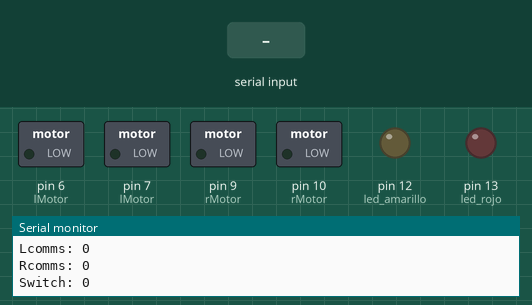
This sketch was run on a simulated Arduino Uno, built with avr-gcc and run on an emulated ATmega328P. On the bench: switched loads named in the sketch (green lamp = pin HIGH), output pins drawn as LEDs (lit = HIGH), the last lines printed to the serial monitor. Inputs (shaded band) come from the test bench.

Above: at 1.2 s.
1.3 s: byte 128 (0x80) received over Serial
At 2.3 s:
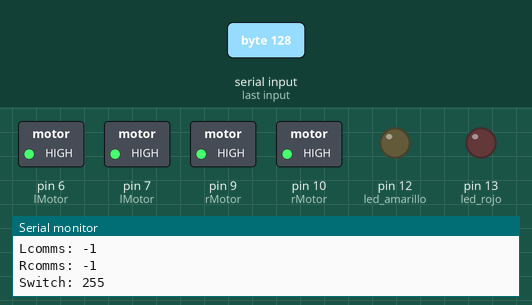
Timing chart, 0 to 4.3 s (numbered marks = the images above; inputs shaded):
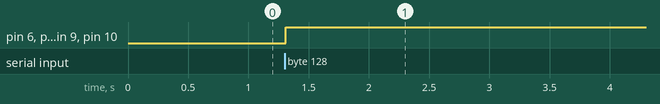

Measured:
- after the input at 1.3 s, pin 6 (lMotor), pin 7 (lMotor), pin 9 (rMotor), pin 10 (rMotor): LOW → HIGH at once

The sketch:

MotorArduino.ino
```cpp
// Final firmware on the Motor Control Arduino

//Pins for the components of the ultrasonic sensor
const int trigger = 3;
const int echo = 4;
const int led_rojo = 13;
const int led_amarillo = 12;

//values used to measure data from the ultrasonic sensor
float tiempo;
float distancia;
float velocidad = 0.034;
float Collision_Medium = 25.0;
float Collision_High = 10.0;

// Value to turn on collision
bool SWprevious =0;
bool enable = 0;

// Loop delay
const int wait = 10; // Delay time in milliseconds

// Define the outputs for each of the motors
const int LmotPWM = 6;
const int LmotDIG = 7;
const int RmotPWM = 9;
const int RmotDIG = 10;

// Create the arrays to reference each of the motors
const int lMotor[2] = {LmotPWM, LmotDIG};
const int rMotor[2] = {RmotPWM, RmotDIG};

// Initialize the output motor function
int motVel(signed char vel, int pwm =lMotor[0], int dig =lMotor[1]);

// Initialize the motor velocity variables
int Lvel = 0;
int Rvel = 0;


// UART Settings
const byte checkByte = 0x80; // Byte used to verify meaningful transmission (Must match Transmit)

// Three communication variables
signed char Lcomms;
signed char Rcomms;
byte SW;


void setup() {
  // Initializes the output pins
  pinMode(lMotor[1], OUTPUT);
  pinMode(rMotor[1], OUTPUT);

  // Initializes the ultrosonic sensor pins
  pinMode(trigger,OUTPUT);
  pinMode(echo,INPUT);
  pinMode(led_rojo,OUTPUT);
  pinMode(led_amarillo,OUTPUT);

  // Initialize UART Communications:
  Serial.begin(115200); // Begin communications with the ESP (Note: Data sent over the TX line is meant to be read over usb)
}

void loop() {
  // Receive communications
  if(Serial.read()==0x80){ // Check for the check byte, if correct: set the desired variables to the received values
    Lcomms = Serial.read();
    Rcomms = Serial.read();
    SW = Serial.read();
  }
  else { // Check byte is incorrect
    Serial.flush(); // Flush all serial values
  }

  // Input the velocity desired to the motor outputs
  Lvel = Lcomms; // set the left velcity
  Rvel = Rcomms; // set the right velocity

  // Set the motor's velocities
  motVel(Lvel, lMotor[0], lMotor[1]);
  motVel(Rvel, rMotor[0], rMotor[1]);

  // Initiates collision detection
  if(SW == 0 && SWprevious !=0) {
    if(enable) {
      enable =0;
    }
    else {
      enable =1;
    }
  }
  SWprevious = SW;

  if(enable) {
    ultrasonic();
    Serial.println("Ultra");
  }

  // Print ALL values for debugging
  Serial.print("Lcomms: ");
  Serial.println(Lcomms);
  Serial.print("Rcomms: ");
  Serial.println(Rcomms);
  Serial.print("Switch: ");
  Serial.println(SW);
  delay(wait);
}


int motVel(signed char vel, int pwm, int dig) { // Set the correct outputs for each of the motor's pins as defined in the program
  /* signed char vel: (-127 to 127): Value controls velocity, negative values control reverse movement
     int pwm: (PWM Capable pin):     Value for the pwm input of the motor
     int dig: (Digital pin):         Value for the dig input of the motor
   */
  int pwmVal;  // The value written to the pwm pin (must be intverted if in reverse)

  // Determine the direction of the motor
  if(vel < 0){  // The velocity is negative
    digitalWrite(dig, HIGH); // Digital pin must be turned on
    pwmVal = 129 + vel; // Invert the velocity (Reverse velocity)
  }
  else {
    digitalWrite(dig, LOW); // Digital pin must be turned off
    pwmVal = vel; // Forward velocity
  }

  // Map the motor velocity (7 - bit) to the pwm duty cycle (8 - bit)
  pwmVal = map(vel, 0, 130, 0, 255);
  analogWrite(pwm, pwmVal);
  return vel;
}

//Reads data from the ultrasonic sensor and produces warnings depending on distance
void ultrasonic(){
  digitalWrite(trigger,LOW);  //Esto estabiliza el sensor.
  delayMicroseconds(5);      // Da un pulso LOW durante un muy corto periodo de tiempo para garantizar un pulso HIGH limpio

  digitalWrite(trigger,HIGH);
  tiempo = pulseIn(echo,HIGH, 10000);
  tiempo = tiempo/2;
  distancia = tiempo*velocidad;
  if(distancia == 0) {
    distancia = 100;
  }


  Serial.print("Distancia: ");
  Serial.print(distancia);
  Serial.println(" cm");

  if (distancia < Collision_High) {
    //Serial.println("DANGER,DANGER");
    digitalWrite(led_amarillo,LOW);
    digitalWrite(led_rojo,HIGH);
  }

  else if(distancia < Collision_Medium) {
    Serial.println("WARNING");
    digitalWrite(led_amarillo,HIGH);
    digitalWrite(led_rojo,LOW);
  }

  else {
    digitalWrite(led_amarillo,LOW);
    digitalWrite(led_rojo,LOW);
  }
}
```
